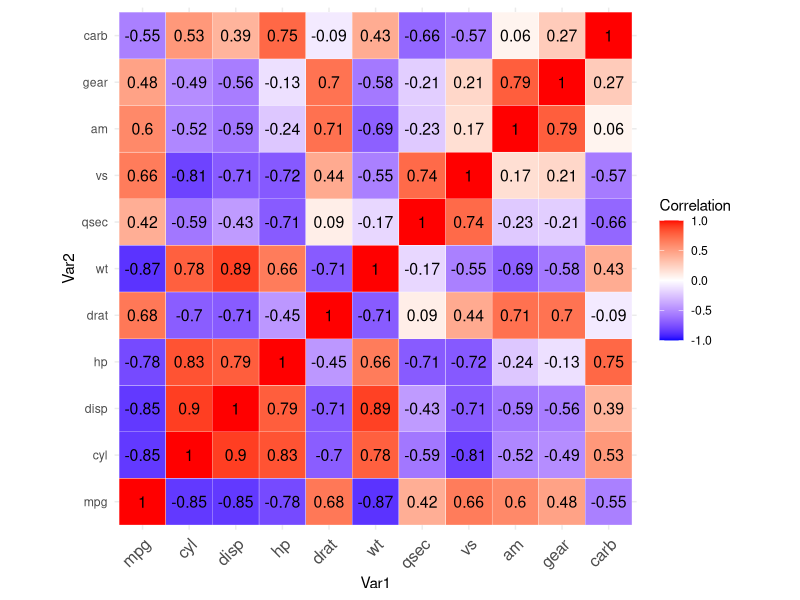

Recreate this plot in R.
# -*- coding: utf-8 -*-
# ---
# jupyter:
#   jupytext:
#     text_representation:
#       extension: .R
#       format_name: light
#       format_version: '1.5'
#       jupytext_version: 1.16.4
#   kernelspec:
#     display_name: R
#     language: R
#     name: ir
# ---

# +
# visualize.R

# Charger les packages nécessaires
if (!require("ggplot2")) install.packages("ggplot2", dependencies=TRUE)
if (!require("reshape2")) install.packages("reshape2", dependencies=TRUE)

library(ggplot2)
library(reshape2)

# Utiliser le jeu de données intégré 'mtcars'
data(mtcars)

# Calculer la matrice de corrélation
cor_matrix <- round(cor(mtcars), 2)

# Réorganiser les données pour ggplot
melted_cor <- melt(cor_matrix)

# Créer une heatmap avec ggplot2
heatmap <- ggplot(data = melted_cor, aes(x=Var1, y=Var2, fill=value)) +
  geom_tile(color = "white") +
  scale_fill_gradient2(low = "blue", high = "red", mid = "white",
                       midpoint = 0, limit = c(-1,1), space = "Lab",
                       name="Correlation") +
  geom_text(aes(label = value), color = "black", size = 4) +
  theme_minimal() +
  theme(axis.text.x = element_text(angle = 45, vjust = 1,
                                   size = 12, hjust = 1)) +
  coord_fixed()

# Afficher la heatmap
print(heatmap)
# -


